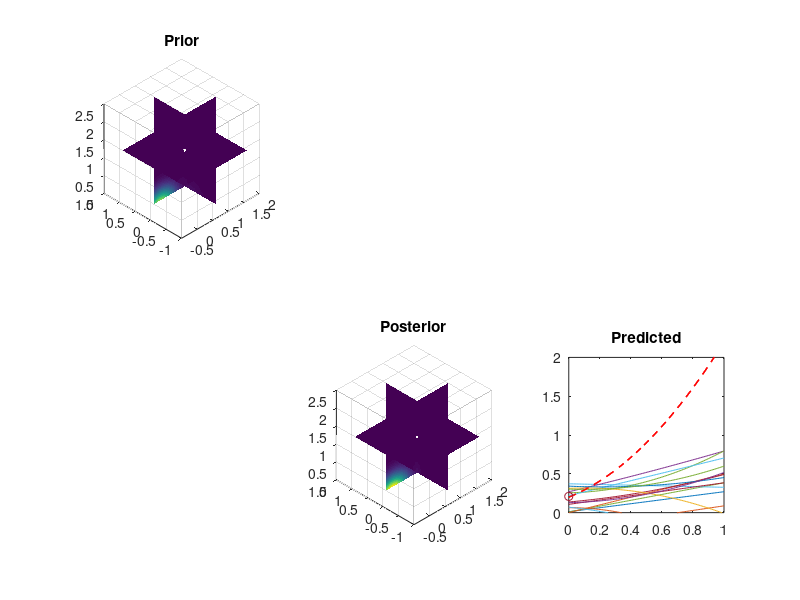

Write MATLAB code to recreate this figure. (Note: this script raises an error after producing the figure.)
clear; close all;
%% dataset
ns = 20; 
x = linspace(0,1,ns)';
%y = @(x) sin(2*pi*x);
w1 = 0.2 ;w2 = 0.8; w3 = 1.2;
y = @(x) w3*x.^2 + w2*x + w1;
e = .05*randn(size(x));
t = y(x) + e;

%% prior
M = 3;
alpha = .1;
beta = 1/.01;

MuPrior = zeros(1,M)'; SigmaPrior = alpha\eye(M);

phi = @(x)(bsxfun(@power,x,0:M-1)); % Phi function
phix = phi(x); % design matrix
f1 = figure('units','normalized','outerposition',[0 0 1 1]);% f2 = figure('Position',[501 100 500 400]);
pbaspect([1 1 1]);
%f3 = figure;


for i=1:length(t)
    clf;
    if i == 1
        x1 = w1-1:.02:w1+1; x2 = w2-1:.02:w2+1; x3 = w3-1:.02:w3+1;
        [X1,X2,X3] = meshgrid(x1,x2,x3);
        F = mvnpdf([X1(:) X2(:) X3(:)],MuPrior',inv(SigmaPrior));
        F = reshape(F,length(x3),length(x2),length(x1));
        %figure(f2); clf;
        subplot(2,3,1);sl = slice(X1,X2,X3,F,w1,w2,w3); set(sl,'Edgecolor','none'); set(sl,'Edgecolor','none'); view([1 1 -1]);set(gca,'YDir','normal','ZDir','normal'); hold on; plot3(w1,w2,w3,'w+','LineWidth',1.5);
        W = mvnrnd(MuPrior',inv(SigmaPrior),10); pbaspect([1 1 1]); title('Prior'); 
        
        xx = linspace(0,1,100);
        yt = W(:,2)*xx + W(:,1);
        %figure(f1); clf;
        subplot(2,3,6); plot(xx,yt); hold on; plot(xx,y(xx),'r--','LineWidth',1); title('Predicted'); xlim([0 1]); ylim([0 2]);
        pbaspect([1 1 1]); pause;
    end
    
    if i ~= 1
        F = mvnpdf([X1(:) X2(:) X3(:)],MuPost',inv(SigmaPost));
        F = reshape(F,length(x3),length(x2),length(x1));
        %figure(f2); clf;
        subplot(2,3,1); sl1 = slice(X1,X2,X3,F,w1,w2,w3); set(sl1,'Edgecolor','none'); view([1 1 -1]); set(gca,'YDir','normal','ZDir','normal'); hold on; plot3(w1,w2,w3,'w+','LineWidth',1.5);
        pbaspect([1 1 1]);title('Prior');
        %figure(f3); clf;
    end
    
    SigmaPost = SigmaPrior + beta*(phix(1:i,:)'*phix(1:i,:));
    MuPost = SigmaPost\(SigmaPrior\MuPrior + beta*phix(1:i,:)'*t(1:i));
    MuPrior = MuPost;

    W = mvnrnd(MuPost',inv(SigmaPost),10);
    
    xx = linspace(0,1,100);
    yt = W(:,3)*xx.^2 + W(:,2)*xx + W(:,1);
    %figure(f1); clf;
    subplot(2,3,6); plot(xx,yt); hold on; plot(xx,y(xx),'r--','LineWidth',1); hold on; plot(x(1:i),t(1:i),'o'); xlim([0 1]); ylim([0 2]);
    pbaspect([1 1 1]); title('Predicted');
    
    F = mvnpdf([X1(:) X2(:) X3(:)],MuPost',inv(SigmaPost));
    F = reshape(F,length(x3),length(x2),length(x1));
    %figure(f2); clf;
    subplot(2,3,5); sl2 = slice(X1,X2,X3,F,w1,w2,w3); set(sl2,'Edgecolor','none'); view([1 1 -1]); set(gca,'YDir','normal','ZDir','normal'); hold on; plot3(w1,w2,w3,'w+','LineWidth',1.5); 
    pbaspect([1 1 1]);title('Posterior');
    %figure(f3); clf; 
    
    lkhd = [X1(:) X2(:) X3(:)]*phix(i,:)'; lkhd = (sqrt(2*pi)*beta)\gaussmf(lkhd(:),[1 t(i)]);
    lkhd = reshape(lkhd,length(x3),length(x2),length(x1));
    subplot(2,3,4); sl3 = slice(X1,X2,X3,lkhd,w1,w2,w3); set(sl3,'Edgecolor','none'); view([1 1 -1]); set(gca,'YDir','normal','ZDir','normal'); hold on; plot3(w1,w2,w3,'r+','LineWidth',1.5);
    pbaspect([1 1 1]); title('Likelihood'); pause(0.5);
    
    if i == 1
        pause;
    end
end